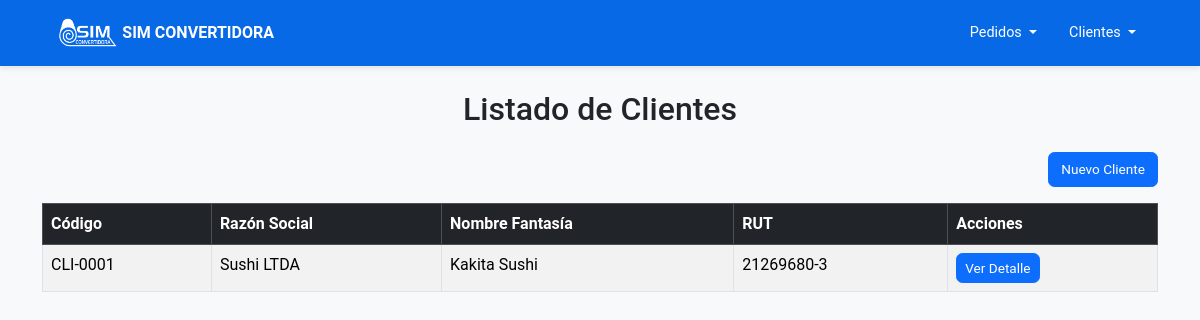
/clientes/listar/, run on the app's committed database.
### Clientes/models.py (models this page shows, shortened)
class Cliente(models.Model):
    cod_cliente = models.CharField(max_length=20, unique=True)
    razon_social_cliente = models.CharField(max_length=100)
    nombre_fantasia_cliente = models.CharField(max_length=100)
    rut_cliente = models.CharField(max_length=12, unique=True)

### Clientes/views.py (the view)
# urls.py: path("listar/", views.listar_clientes, name="listar_clientes"),
def listar_clientes(request):
    clientes = Cliente.objects.all()
    return render(request, "clientes/listar_clientes.html", {"clientes": clientes})

### templates/Clientes/listar_clientes.html (shortened to what this page needs)
{% extends 'Home/base.html' %}
{% load static %}
{% block content %}
<div class="container py-4">
    <h2 class="mb-4 text-center">Listado de Clientes</h2>
    <div class="text-end mb-3">
        <a href="{% url 'clientes:ingresar_cliente' %}" class="btn btn-primary">Nuevo Cliente</a>
    </div>
    <table id="tablaClientes" class="table table-striped table-bordered">
        <thead class="table-dark">
            <tr>
                <th>Código</th>
                <th>Razón Social</th>
                <th>Nombre Fantasía</th>
                <th>RUT</th>
                <th>Acciones</th>
            </tr>
        </thead>
        <tbody>
            {% for cliente in clientes %}
            <tr>
                <td>{{ cliente.cod_cliente }}</td>
                <td>{{ cliente.razon_social_cliente }}</td>
                <td>{{ cliente.nombre_fantasia_cliente }}</td>
                <td>{{ cliente.rut_cliente }}</td>
                <td>
                    <button
                        class="btn btn-primary btn-sm ver-detalle"
                        data-url="{% url 'clientes:detalle_cliente' cliente.id %}">
                        Ver Detalle
                    </button>
                </td>
            </tr>
            {% endfor %}
        </tbody>
    </table>
</div>
{% endblock %}

### static/css/home/navbar.css (style rules this page uses)
* { margin: 0; padding: 0; box-sizing: border-box; }
body { background-color: #f8f9fa; font-family: 'Roboto', sans-serif; }
.btn { border-radius: 0.4rem; font-size: 0.85rem; transition: all 0.2s ease-in-out; }

### data on the page
Cliente: cod_cliente "CLI-0001", razon_social_cliente "Sushi LTDA", nombre_fantasia_cliente "Kakita Sushi", rut_cliente "21269680-3"
